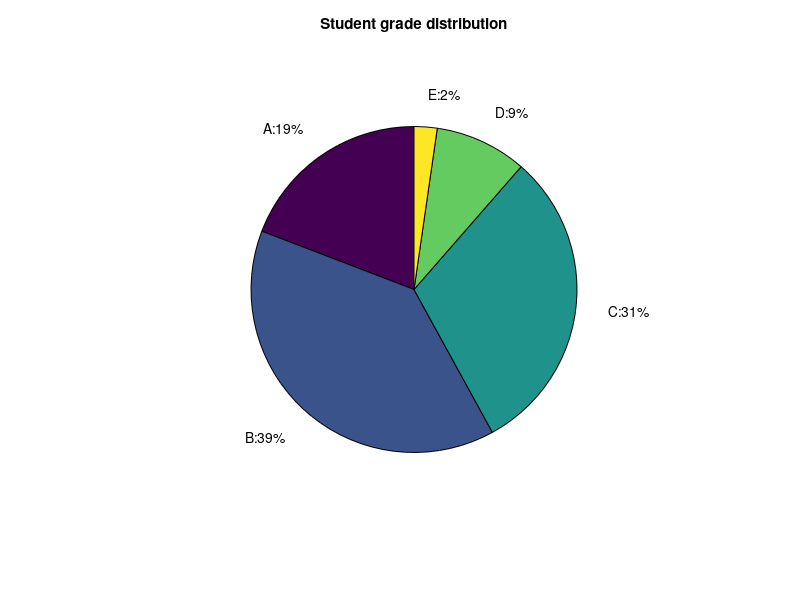

Source code (MATLAB):
% Script drawing the student grade distribution as a pie chart.
% Author: Chris B. Kirov
% Date: 16.09.2017 
clc
clear
close all

gradeDist = [42, 85, 67, 20, 5];      % Student grade distribution.

fh = figure();

ph = pie(gradeDist);

% Make labels contain both percentages and labels.

phText = findobj(ph, 'Type', 'text'); % Extract text objects from: ph and store array phText.

percents = get(phText, 'String');     % Get the percentage of each part as a string value.

grades = ['A: '; 'B: '; 'C: '; 'D: '; 'E: ']; % Define the rest of the labels.

labels = strcat(grades, percents);    % Combined text.

% Get old label positions. (for possible position adjustment.)
%oldPos_cell = get(phText, 'Extent')
%oldPos = cell2mat(oldPos_cell)       % convert to numeric array.

for i = 1 : numel(labels)             % assign new labels containing Text and percentage.
  set(phText(i), 'String', labels(i));
end  

title('Student grade distribution');

absolutepath = 'D:\Matlab Projects\Intro to MATLAB - Octave\';
filename = sprintf('%sChapter11Exercise5.pdf', absolutepath);
print(fh, filename);
